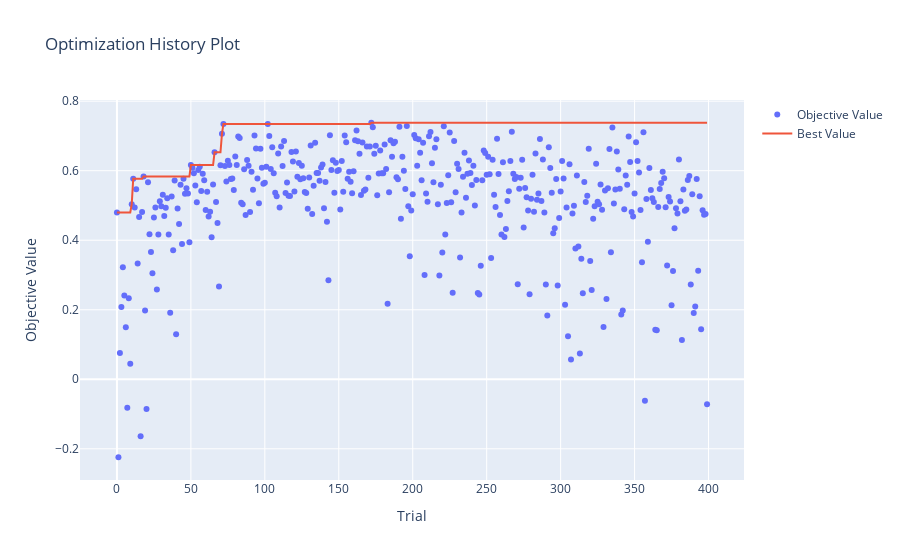

Notebook code for this chart:
### Code cell
# Plot optimization history
plot_optimization_history = vis.plot_optimization_history(study)
plot_optimization_history.show()

### Figure 1 — Plotly figure (JSON) as saved in the notebook; plotly's stock layout.template omitted (floating-point values rounded to 4 significant figures; data arrays with more than 128 entries replaced by an {"elided": "..."} marker saying what was removed)
{"data": [{"mode": "markers", "name": "Objective Value", "type": "scatter", "x": {"elided": "400 int values"}, "y": {"elided": "400 float values"}}, {"name": "Best Value", "type": "scatter", "x": {"elided": "400 int values"}, "y": {"elided": "400 float values"}}], "layout": {"title": {"text": "Optimization History Plot"}, "xaxis": {"title": {"text": "Trial"}}, "yaxis": {"title": {"text": "Objective Value"}}}}
